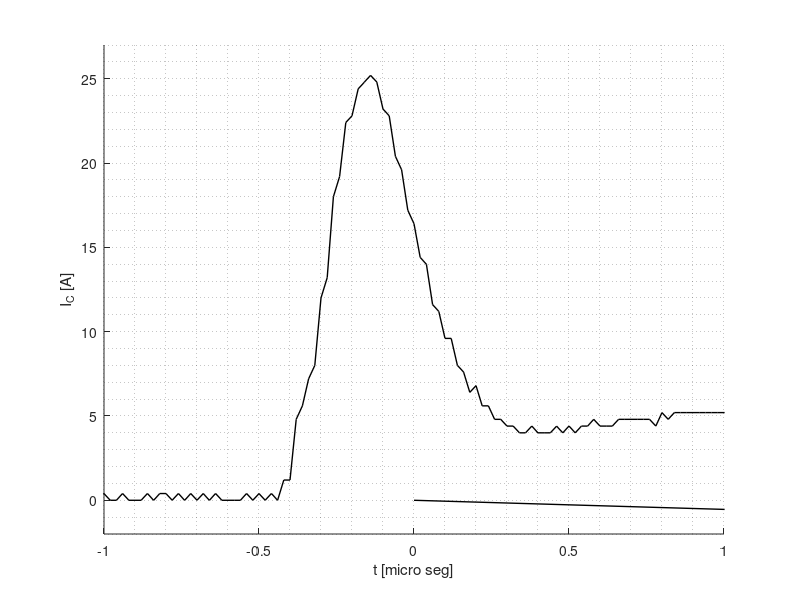
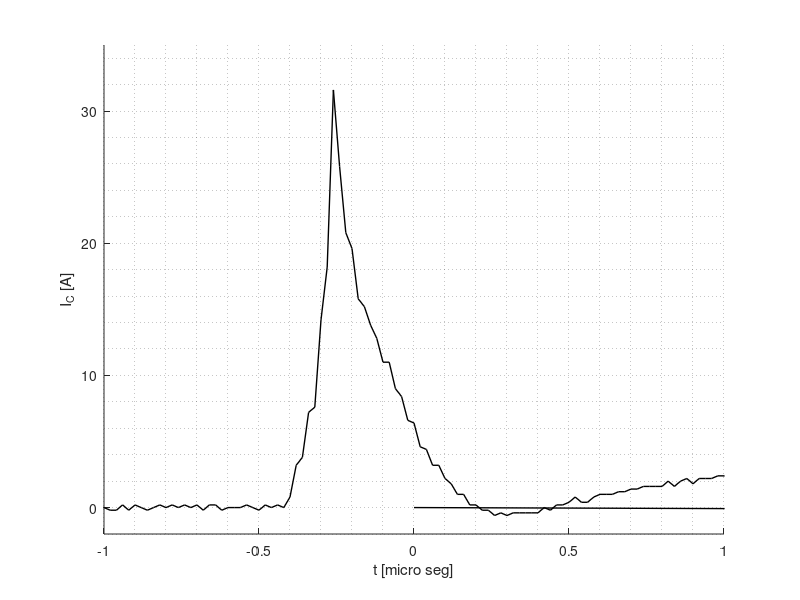
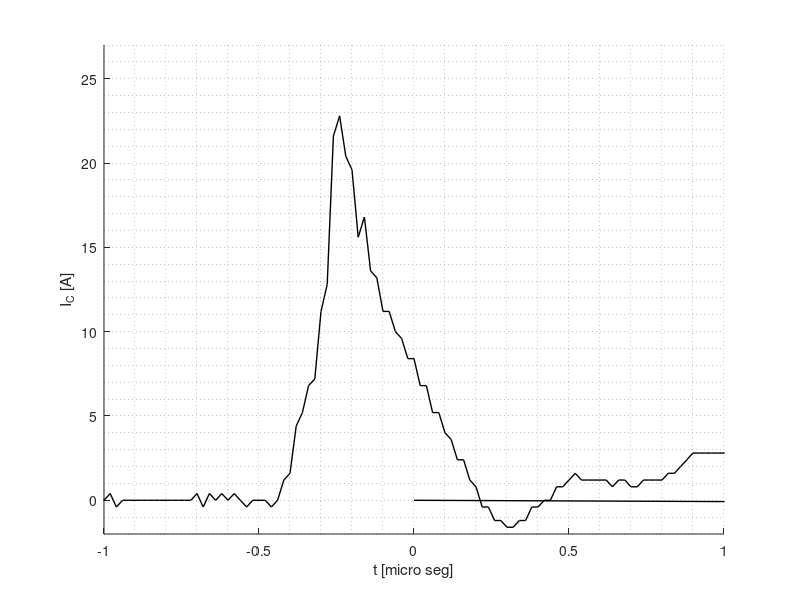

Here is the MATLAB script that generated these plots, in order:
close all;
clear all;

Medicion1=dlmread('Ve1.txt','\t',1,0);
Medicion2=dlmread('Ve2.txt','\t',1,0);
Medicion3=dlmread('Ve3.txt','\t',1,0);
Tension1=dlmread('Vc1.txt','\t',1,0);
Tension2=dlmread('Vc2.txt','\t',1,0);
Tension3=dlmread('Vc3.txt','\t',1,0);

Medicion1(:,1)=Medicion1(:,1)*1000000;	%tiempo en micro seg
Medicion2(:,1)=Medicion2(:,1)*1000000;
Medicion3(:,1)=Medicion3(:,1)*1000000;
Tension1(:,1)=Tension1(:,1)*1000000;
Tension2(:,1)=Tension2(:,1)*1000000;
Tension3(:,1)=Tension3(:,1)*1000000;

Corriente1=Medicion1;
Corriente1(:,2)=Corriente1(:,2)/0.1;

Corriente2=Medicion2;
Corriente2(:,2)=Corriente2(:,2)/0.1;

Corriente3=Medicion3;
Corriente3(:,2)=Corriente3(:,2)/0.1;

figure
hold on
plot(Corriente1(:,1),Corriente1(:,2),'k-','Linewidth',1)
xlabel('t [micro seg]')
ylabel('I_{C} [A]')
axis([-1 1 -2 27])
grid minor
print('Ic1.png','-dpng');

figure
hold on
plot(Corriente2(:,1),Corriente2(:,2),'k-','Linewidth',1)
xlabel('t [micro seg]')
ylabel('I_{C} [A]')
axis([-1 1 -2 35])
grid minor
print('Ic2.png','-dpng');

figure
hold on
plot(Corriente3(:,1),Corriente3(:,2),'k-','Linewidth',1)
xlabel('t [micro seg]')
ylabel('I_{C} [A]')
axis([-1 1 -2 27])
grid minor
print('Ic3.png','-dpng');



